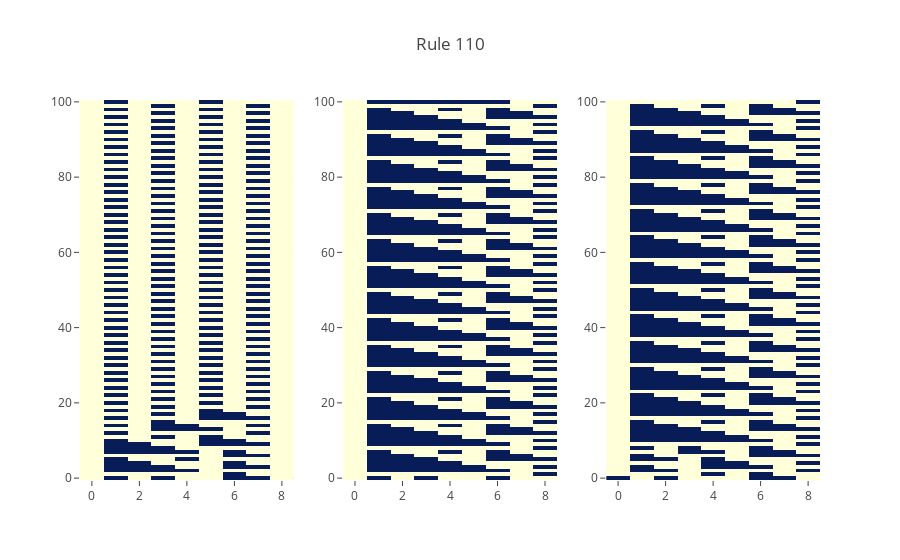

The cell this chart's notebook holds for it:
### Code cell
rule = 110

figure = tools.make_subplots(rows=1, cols=3, print_grid=False)

figure.append_trace(
    go.Heatmap(z=simulate(np.random.randint(0, 2, 10), rule, 100), colorscale='YlGnBu', showscale=False),
1, 1)
figure.append_trace(
    go.Heatmap(z=simulate(np.random.randint(0, 2, 10), rule, 100), colorscale='YlGnBu', showscale=False),
1, 2)
figure.append_trace(
    go.Heatmap(z=simulate(np.random.randint(0, 2, 10), rule, 100), colorscale='YlGnBu', showscale=False),
1, 3)

figure['layout'].update(title=f'Rule {rule}')

py.iplot(figure)

### Figure 1 — Plotly figure (JSON) as saved in the notebook; plotly's stock layout.template omitted (floating-point values rounded to 4 significant figures; data arrays with more than 128 entries replaced by an {"elided": "..."} marker saying what was removed)
{"data": [{"colorscale": "YlGnBu", "showscale": false, "type": "heatmap", "uid": "25502c3e-7ae1-42bf-b8fe-530b0ef68d1d", "xaxis": "x", "yaxis": "y", "z": {"elided": "101x9 int values"}}, {"colorscale": "YlGnBu", "showscale": false, "type": "heatmap", "uid": "1a4bfb5d-48ba-404c-a076-d8d2bfda8351", "xaxis": "x2", "yaxis": "y2", "z": {"elided": "101x9 int values"}}, {"colorscale": "YlGnBu", "showscale": false, "type": "heatmap", "uid": "e05c0beb-3a61-448a-8110-3032feee1e8a", "xaxis": "x3", "yaxis": "y3", "z": {"elided": "101x9 int values"}}], "layout": {"title": {"text": "Rule 110"}, "xaxis": {"anchor": "y", "domain": [0, 0.2889]}, "xaxis2": {"anchor": "y2", "domain": [0.3556, 0.6444]}, "xaxis3": {"anchor": "y3", "domain": [0.7111, 1]}, "yaxis": {"anchor": "x", "domain": [0, 1]}, "yaxis2": {"anchor": "x2", "domain": [0, 1]}, "yaxis3": {"anchor": "x3", "domain": [0, 1]}}}
